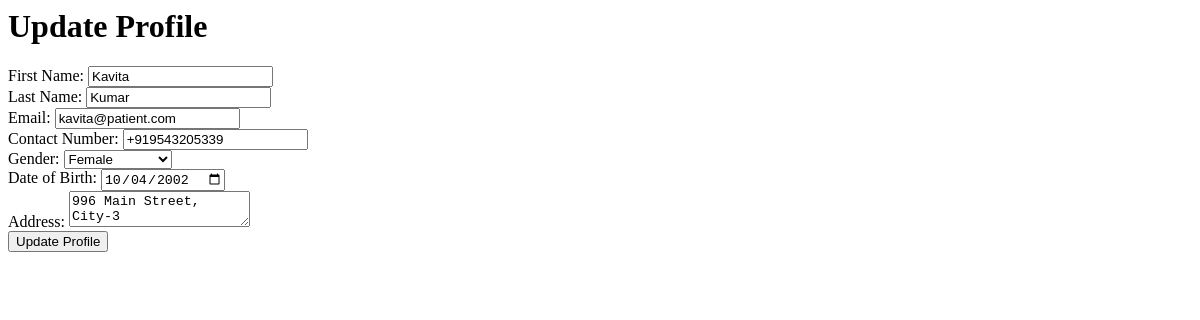
Page /patient/profile (signed in) on the earlier database version.
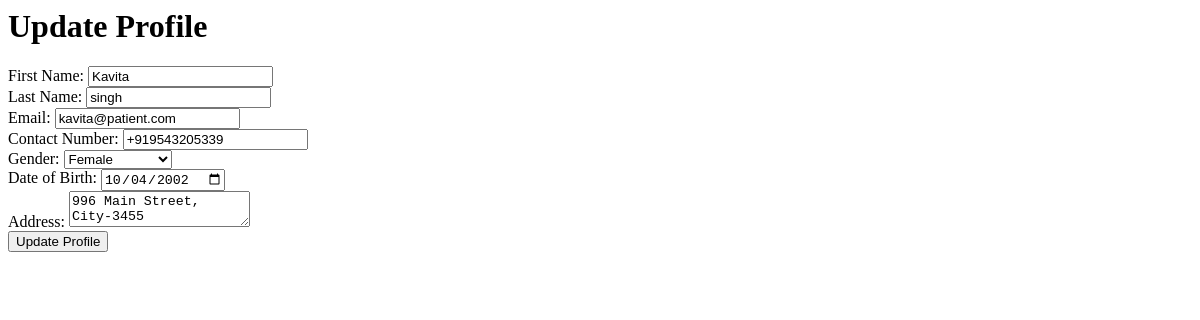
Same page on the later database version.
### models.py (models this page shows, shortened)
class User(UserMixin, db.Model):
    __tablename__ = 'users'
    id = db.Column(db.Integer, primary_key=True)
    email = db.Column(db.String(150), unique=True, nullable=False)
    password = db.Column(db.String(200), nullable=False)
    first_name = db.Column(db.String(100), nullable=False)
    last_name = db.Column(db.String(100), nullable=False)
    created_at = db.Column(db.DateTime, default=datetime.utcnow)
    role = db.Column(db.String(20), nullable=False)
    contact_number = db.Column(db.String(100), nullable=True)
    gender = db.Column(db.String(10), nullable=True)
    dob = db.Column(db.Date, nullable=True)
    address = db.Column(db.String(255), nullable=True)
    patient_appointments = db.relationship('Appointment', foreign_keys='Appointment.patient_id', back_populates='patient', lazy=True)
    qualification = db.Column(db.String(200))
    specialization_id = db.Column(db.Integer, db.ForeignKey('departments.id'), nullable=True)
    specialization = db.relationship('Department', back_populates='doctors')
    doctor_appointments = db.relationship('Appointment', foreign_keys='Appointment.doctor_id', back_populates='doctor', lazy=True)

### routes.py (the view, shortened to what this page needs)
@patient.route('/profile', methods=['GET', 'POST'])
@login_required
def update_profile():
    if current_user.role != 'patient':
        flash('Access denied.', 'error')
        return redirect(url_for('home'))
    return render_template('patient/profile.html')

### app.py (called while the page is built)
def create_app():
    app = Flask(__name__)
    app.secret_key = 'app_secret_key'
    app.config['SQLALCHEMY_DATABASE_URI'] = 'sqlite:///hospital.db'
    db.init_app(app)
    bcrypt.init_app(app)
    login_manager.init_app(app)
    login_manager.login_view = 'auth.login'
    @login_manager.user_loader
    def load_user(user_id):
        return User.query.get(int(user_id))
    app.register_blueprint(auth, url_prefix='/auth')
    app.register_blueprint(admin, url_prefix='/admin')
    app.register_blueprint(doctor, url_prefix='/doctor')
    app.register_blueprint(patient, url_prefix='/patient')
    with app.app_context():
        db.create_all()
    return app

### templates/patient/profile.html (shortened to what this page needs)
<h1>Update Profile</h1>
<form method="POST">
    <div>
        <label for="first_name">First Name:</label>
        <input type="text" id="first_name" name="first_name" value="{{ current_user.first_name }}" required>
    </div>
    <div>
        <label for="last_name">Last Name:</label>
        <input type="text" id="last_name" name="last_name" value="{{ current_user.last_name }}" required>
    </div>
    <div>
        <label for="email">Email:</label>
        <input type="email" id="email" name="email" value="{{ current_user.email }}" required>
    </div>
    <div>
        <label for="contact_number">Contact Number:</label>
        <input type="tel" id="contact_number" name="contact_number" value="{{ current_user.contact_number or '' }}">
    </div>
    <div>
        <label for="gender">Gender:</label>
        <select id="gender" name="gender">
            <option value="Female" {% if current_user.gender == 'Female' %}selected{% endif %}>Female</option>
        </select>
    </div>
    <div>
        <label for="dob">Date of Birth:</label>
        <input type="date" id="dob" name="dob" value="{{ current_user.dob.strftime('%Y-%m-%d') if current_user.dob else '' }}">
    </div>
    <div>
        <label for="address">Address:</label>
        <textarea id="address" name="address">{{ current_user.address or '' }}</textarea>
    </div>
    <button type="submit">Update Profile</button>
</form>

Differences in the rows shown:
changed User "Kavita": last_name "Kumar" → "singh"; address "996 Main Street, City-3" → "996 Main Street, City-3455"
